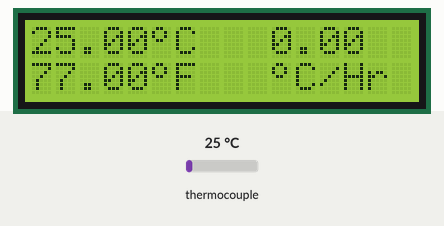
A sketch run on a simulated Arduino Uno, built with avr-gcc and run on an emulated ATmega328P. Shown: 16×2 character LCD. The test bench sets the inputs (shaded band); at power-on: thermocouple 25 °C. What the sketch prints to the serial monitor is not drawn.

Above: at 1.7 s.
1.8 s: thermocouple set to 6 °C
At 4.5 s:
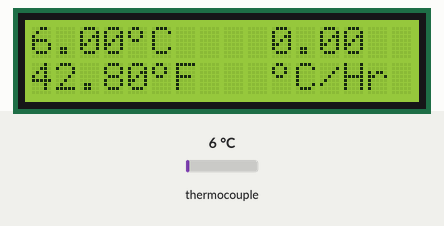
5.0 s: thermocouple set to 75 °C
At 6.8 s:
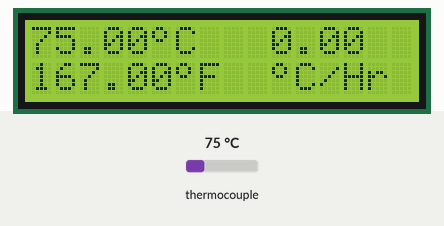
8.0 s: thermocouple set to 150 °C
At 10.3 s:
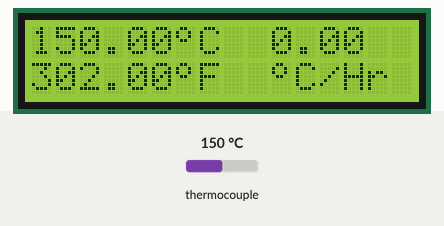
Timing chart, 0 to 11.8 s (numbered marks = the images above; inputs shaded):
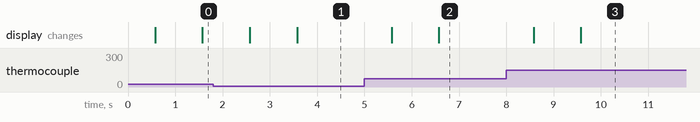

Measured:
- after the input at 1.8 s, the display: first changes after 0.77 s (image 1 shows a later state)
- after the input at 5.0 s, the display: first changes after 0.58 s (image 2 shows a later state)
- after the input at 8.0 s, the display: first changes after 0.58 s (image 3 shows a later state)

The sketch:

Arduino_Pyrometer.ino
```cpp
// (licence header left out)
#include "Adafruit_MAX31855.h"
#include <LiquidCrystal.h>

int thermoDO = 4;
int thermoCS = 5;
int thermoCLK = 6;

int interval = 1000;     // sampling interval in msec
float last_C_temp = 0.0; // keep last temp to display delta

Adafruit_MAX31855 thermocouple(thermoCLK, thermoCS, thermoDO);

LiquidCrystal lcd(8, 9, 10, 11, 12, 13);

// make a cute degree symbol
uint8_t degree[8]  = {140,146,146,140,128,128,128,128};

byte heart[8] = {
  0b00000,
  0b01010,
  0b11111,
  0b11111,
  0b11111,
  0b01110,
  0b00100,
  0b00000
};

void setup() {

  // Serial port setup
  Serial.begin(9600);

  // LCD setup
  lcd.begin(16, 2);
  lcd.createChar(0, degree);
  lcd.createChar(1, heart);

  // wait for MAX thermocouple interface chip to stabilize
  delay(500);

}

void loop() {
  // get the current time at start of loop
  long int start_time = millis();

  // print the current temp in degrees C to the lcd
  lcd.clear();
  lcd.setCursor(0, 0);
  float C_temp = thermocouple.readCelsius();
  if(isnan(C_temp)) {
    lcd.print("ERROR");
  } else {
    lcd.print(C_temp);
    lcd.write((byte)0);
    lcd.print("C ");
  }

  // print the current temp in degrees F to the lcd
  lcd.setCursor(0,1);
  if(isnan(C_temp)) {
    lcd.print("ERROR");
  } else {
    float F_temp = (C_temp * 1.8) + 32.0;
    lcd.print(F_temp);
    lcd.write((byte)0);
    lcd.print("F ");
  }

  // print the delta temp in degrees F to the lcd
  lcd.setCursor(10,0);
  if(isnan(C_temp)) {
    lcd.print("ERROR");
  } else {
    float delta_temp = C_temp - last_C_temp;
    float seconds = interval/1000.0;
    float hours = seconds/360.0;
    float C_rate = delta_temp/hours;
    lcd.print(C_rate);
    last_C_temp = C_temp;
  }

  // Important message
  lcd.setCursor(10,1);
  lcd.write((byte)0);
  lcd.print("C/Hr");

  // log the time in seconds and temp in degrees C to the serial port for data capture
  long int t = millis()/1000;

  Serial.print(t);
  Serial.print(",");
  if (isnan(C_temp)) Serial.println("ERROR");
  else Serial.println(C_temp);

  // temperatture sample every interval seconds
  long int end_time = millis();
  long int delta_time = end_time - start_time;
  delay(interval - delta_time);
}
```
